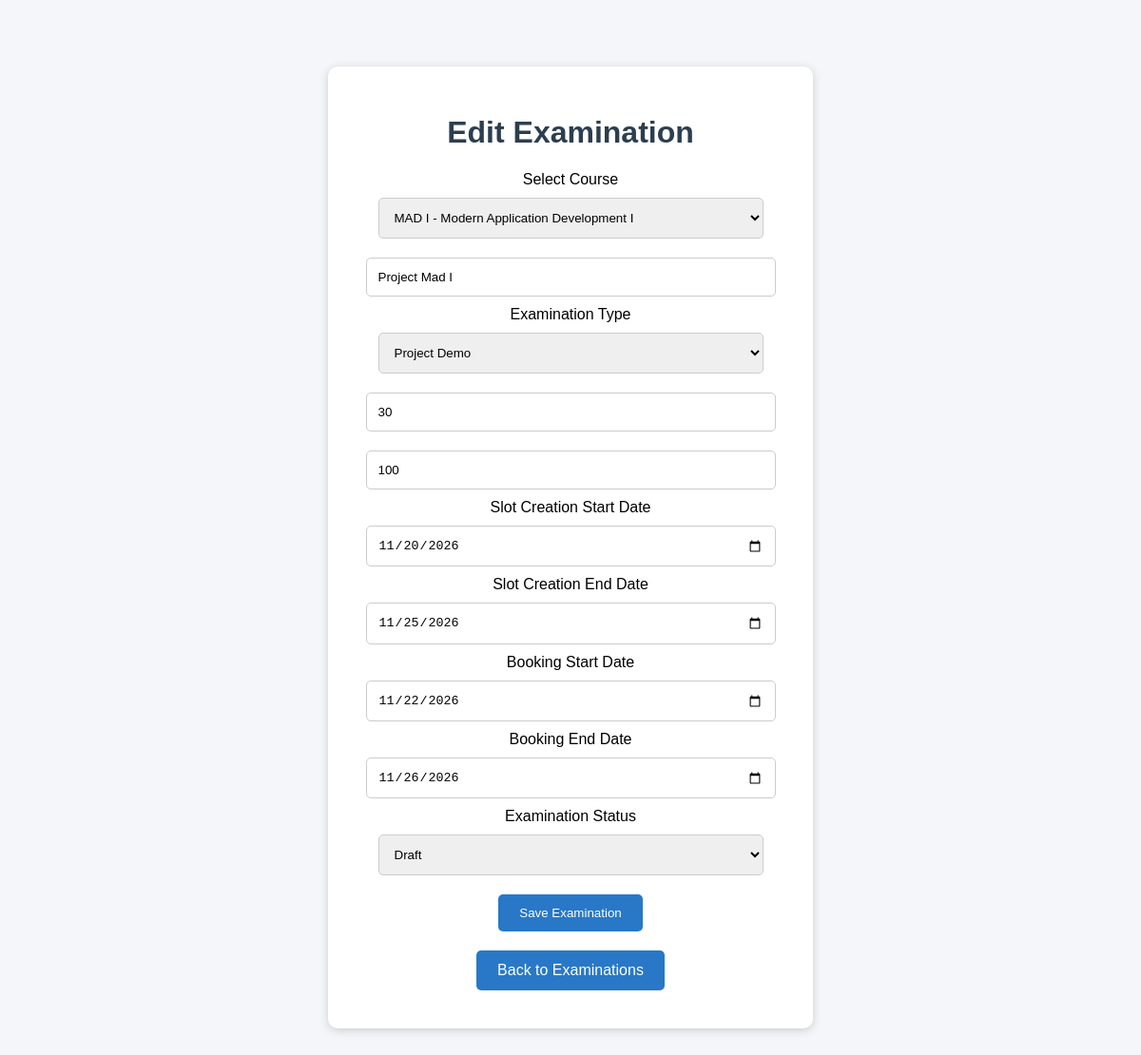
Screenshot of /admin/examinations/edit/1 (signed in) with the database file from the repository.
### tables this page shows
CREATE TABLE examinations (
            id INTEGER PRIMARY KEY AUTOINCREMENT,
            course_id INTEGER NOT NULL,
            exam_name TEXT NOT NULL,
            exam_type TEXT NOT NULL,
            duration INTEGER NOT NULL,
            maximum_marks INTEGER NOT NULL,
            slot_creation_start TEXT,
            slot_creation_end TEXT,
            booking_start TEXT,
            booking_end TEXT,
            status TEXT DEFAULT 'draft',
            results_published INTEGER DEFAULT 0,
            FOREIGN KEY (course_id) REFERENCES courses(id)
        );

CREATE TABLE courses (
            id INTEGER PRIMARY KEY AUTOINCREMENT,
            course_code TEXT UNIQUE NOT NULL,
            course_name TEXT NOT NULL,
            description TEXT,
            status TEXT DEFAULT 'active'
        );

### app.py (the view, shortened to what this page needs)
@app.route("/admin/examinations/edit/<int:exam_id>", methods=["GET", "POST"])
def edit_examination(exam_id):
    if not is_admin():
        return redirect(url_for("login"))
    conn = get_db_connection()
    examination = conn.execute(
        "SELECT * FROM examinations WHERE id = ?",
        (exam_id,)
    ).fetchone()
    courses = conn.execute(
        "SELECT * FROM courses"
    ).fetchall()
    if examination is None:
        conn.close()
        flash("Examination not found.")
        return redirect(url_for("admin_examinations"))
    conn.close()
    return render_template(
        "admin/examination_form.html",
        courses=courses,
        examination=examination
    )

### app.py (called while the page is built)
def is_admin():
    return "user_id" in session and session.get("role") == "admin"

### database.py (called while the page is built)
def get_db_connection():
    conn = sqlite3.connect(DATABASE)
    conn.execute("PRAGMA foregin_key = ON") # Foregin keys ko enable karta hai yeh
    conn.row_factory = sqlite3.Row # row ko dictonary ki thara acces kar sakta hai
    return conn

### templates/admin/examination_form.html (shortened to what this page needs)
<!DOCTYPE html>
<html>
<head>
    <link rel="stylesheet"
    href="{{ url_for('static', filename='style.css') }}">
</head>
<body>
    <div class="container">
        {% if examination %}
            <h1>Edit Examination</h1>
        {% else %}
            <h1>Add Examination</h1>
        {% endif %}
        <form method="POST">
            <label>Select Course</label>
            <select name="course_id" required>
                {% for course in courses %}
                    <option value="{{ course['id'] }}"
                    {% if examination and examination['course_id'] == course['id'] %}
                        selected
                    {% endif %}>
                        {{ course['course_code'] }} - {{ course['course_name'] }}
                    </option>
                {% endfor %}
            </select>
            <input
                type="text"
                name="exam_name"
                placeholder="Examination Name"
                value="{{ examination['exam_name'] if examination else '' }}"
                required
            >
            <label>Examination Type</label>
            <select name="exam_type" required>
                {% for type in ['Viva', 'Practical', 'Project Demo', 'Assessment'] %}
                    <option value="{{ type }}"
                    {% if examination and examination['exam_type'] == type %}
                        selected
                    {% endif %}>
                        {{ type }}
                    </option>
                {% endfor %}
            </select>
            <input
                type="number"
                name="duration"
                placeholder="Duration in minutes"
                min="1"
                value="{{ examination['duration'] if examination else '' }}"
                required
            >
            <input
                type="number"
                name="maximum_marks"
                placeholder="Maximum Marks"
                min="1"
                value="{{ examination['maximum_marks'] if examination else '' }}"
                required
            >
            <label>Slot Creation Start Date</label>
            <input
                type="date"
                name="slot_creation_start"
                value="{{ examination['slot_creation_start'] if examination else '' }}"
                required
            >
            <label>Slot Creation End Date</label>
            <input
                type="date"
                name="slot_creation_end"
                value="{{ examination['slot_creation_end'] if examination else '' }}"
                required
            >
            <label>Booking Start Date</label>
            <input
                type="date"
                name="booking_start"
                value="{{ examination['booking_start'] if examination else '' }}"
                required
            >
            <label>Booking End Date</label>
            <input
                type="date"
                name="booking_end"
                value="{{ examination['booking_end'] if examination else '' }}"
                required
            >
            <label>Examination Status</label>
            <select name="status" required>
                {% for status in ['draft', 'slot_creation', 'booking_open', 'closed', 'completed'] %}
                    <option value="{{ status }}"
                    {% if examination and examination['status'] == status %}
                        selected
                    {% elif not examination and status == 'draft' %}
                        selected
                    {% endif %}>
                        {{ status.replace('_', ' ').title() }}
                    </option>
                {% endfor %}
            </select>
            <button type="submit">
                Save Examination
            </button>
        </form>
        <a href="/admin/examinations" class="btn">
            Back to Examinations
        </a>
    </div>
</body>
</html>

### static/style.css (style rules this page uses)
body { font-family: Arial, sans-serif; background-color: #f4f6f9; margin: 0; padding: 0; }
.container { width: 80%; max-width: 450px; margin: 70px auto; padding: 30px; background-color: white; text-align: center; border-radius: 10px; box-shadow: 0 2px 10px #cccccc; }
h1 { color: #2c3e50; }
input, select { width: 90%; padding: 12px; margin: 10px 0; border: 1px solid #cccccc; border-radius: 5px; }
button, .btn { display: inline-block; padding: 12px 22px; margin: 10px; background-color: #2878c7; color: white; border: none; border-radius: 5px; text-decoration: none; cursor: pointer; }

### rows the page displays
examinations: course_id "MAD I - Modern Application Development I", exam_name "Project Mad I", exam_type "Project Demo", duration "30", maximum_marks "100", slot_creation_start "11/20/2026", slot_creation_end "11/25/2026", booking_start "11/22/2026", booking_end "11/26/2026", status "Draft"
